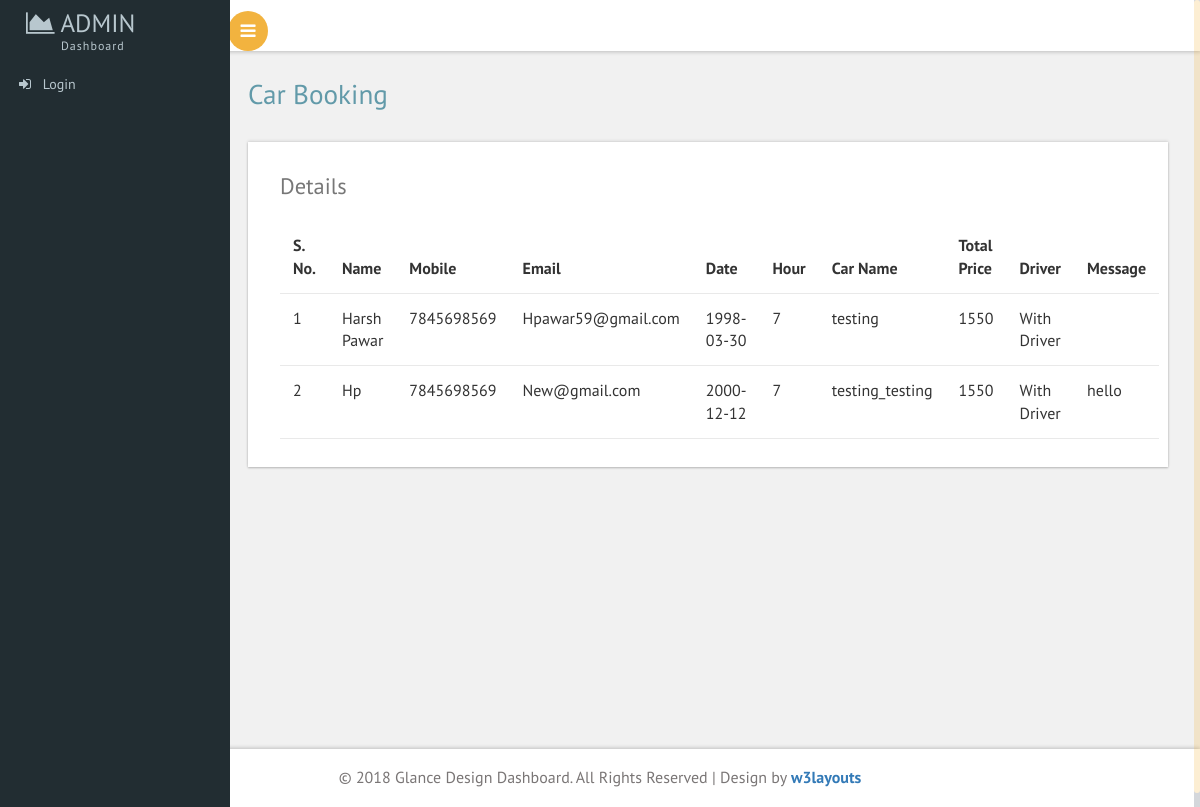
Screenshot of /admin/view_bookings.php with the database file from the repository.
### tables this page shows
CREATE TABLE `booking` (
  `id` int(11) NOT NULL,
  `name` varchar(1500) NOT NULL,
  `mobile` varchar(1500) NOT NULL,
  `email` varchar(1500) NOT NULL,
  `date` varchar(1500) NOT NULL,
  `hour` varchar(1500) NOT NULL,
  `price` varchar(1500) NOT NULL,
  `driver` varchar(1500) NOT NULL,
  `total_price` varchar(1500) NOT NULL,
  `message` varchar(1500) NOT NULL,
  `carid` int(11) NOT NULL,
  `userid` int(11) NOT NULL
);

CREATE TABLE `car_for_rant` (
  `id` int(11) NOT NULL,
  `car_name` varchar(1500) NOT NULL,
  `modal` varchar(1500) NOT NULL,
  `image` varchar(1500) NOT NULL,
  `price` varchar(1500) NOT NULL,
  `mobile` varchar(1500) NOT NULL,
  `description` varchar(1500) NOT NULL
);

### admin/dbconfig.php (called while the page is built, shortened)
<?php
function select($query)
{
$cid=mysqli_connect("localhost","root","","car_rental") or die ("connection error") ;
	$result=mysqli_query($cid,$query);
	return $result;
}
?>

### admin/view_bookings.php (the view, shortened to what this page needs)
<?php
include"dbconfig.php";
?>
<!DOCTYPE HTML>
<html>
<head>
<link href="css/bootstrap.css" rel='stylesheet' type='text/css' />
<link href="css/style.css" rel='stylesheet' type='text/css' />
<link href="css/font-awesome.css" rel="stylesheet">
 <link href='css/SidebarNav.min.css' media='all' rel='stylesheet' type='text/css'/>
<link href="css/custom.css" rel="stylesheet">
</head>
<body class="cbp-spmenu-push">
	<div class="main-content">
	<div class="cbp-spmenu cbp-spmenu-vertical cbp-spmenu-left" id="cbp-spmenu-s1">
		<aside class="sidebar-left">
      <?php include"nav.php";?>
    </aside>
	</div>
		<?php include"header.php";?>
		<div id="page-wrapper">
			<div class="main-page">
				<div class="tables">
					<h2 class="title1">Car Booking</h2>
					<div class="bs-example widget-shadow" data-example-id="hoverable-table">
						<h4>Details</h4>
						<table class="table table-hover"> <thead>
                  <tr>
                    <th>S. No.</th>
                    <th>Name</th>
                    <th>mobile</th>
                    <th>Email</th>
                    <th>Date</th>
                    <th>Hour</th>
                    <th>Car name</th>
                    <th>Total Price</th>
                    <th>Driver</th>
                    <th>Message</th>
                  </tr>
                </thead>
                <tbody>
				<?php
				$n=1;
				$result=select("SELECT * FROM `booking` INNER JOIN car_for_rant on booking.carid=car_for_rant.id
");
				while($r=mysqli_fetch_array($result))
				{
					extract($r);
				?>
                  <tr>
                    <td><?=$n;?></td>
                    <td><?=ucwords($name)?></td>
                    <td><?=ucwords($mobile)?></td>
                    <td><?=ucwords($email)?></td>
                    <td><?=$date?></td>
                    <td><?=$hour?></td>
                    <td><?=$car_name?></td>
                    <td><?=$total_price?></td>
                    <td><?php if($driver==1){echo"With Driver";}else{echo"Without Driver";}?></td>
                    <td><?=$message?></td>
                  </tr>
				  <?php
				  $n++;
				}
				  ?>
                </tbody> </table>
					</div>
				</div>
			</div>
		</div>
		<div class="footer">
		   <p>&copy; 2018 Glance Design Dashboard. All Rights Reserved | Design by <a href="https://w3layouts.com/" target="_blank">w3layouts</a></p>
	   </div>
	</div>
</body>
</html>

### admin/nav.php (shortened to what this page needs)
 <nav class="navbar navbar-inverse">
          <div class="navbar-header">
            <h1><a class="navbar-brand" href="index.php"><span class="fa fa-area-chart"></span> Admin
			<span class="dashboard_text"> dashboard</span></a></h1>
          </div>
          <div class="collapse navbar-collapse" id="bs-example-navbar-collapse-1">
            <ul class="sidebar-menu">
			<?php if(isset($_SESSION['login']))
			{
			?>
			<li class="treeview">
                <a href="index.php">
                <i class="fa fa-dashboard"></i> <span>Dashboard</span>
                </a>
              </li>
			  <li class="treeview">
                <a href="cars.php">
                <i class="fa fa-table"></i> <span>Add cars</span>
                </a>
              </li>
			  <li class="treeview">
                <a href="view_user.php">
                <i class="fa fa-table"></i> <span>View User</span>
                </a>
              </li>
			  <li class="treeview">
                <a href="view_book.php">
                <i class="fa fa-table"></i> <span>View Cars</span>
                </a>
              </li> <li class="treeview">
                <a href="view_bookings.php">
                <i class="fa fa-table"></i> <span>View Bookings</span>
                </a>
              </li>
			  <li class="treeview">
                <a href="logout.php">
                <i class="fa fa-sign-out"></i> <span>Logout</span>
                </a>
              </li>
			<?php
			}
else
{
	?>
	<li class="treeview">
                <a href="login.php">
                <i class="fa fa-sign-in"></i> <span>Login</span>
                </a>
              </li>
	<?php
}
			?>
      </nav>

### admin/header.php (shortened to what this page needs)
<div class="sticky-header header-section ">
			<div class="header-left">
				<button id="showLeftPush"><i class="fa fa-bars"></i></button>
				<div class="clearfix"> </div>
			</div>
			<div class="clearfix"> </div>
		</div>

### admin/css/custom.css (style rules this page uses)
#page-wrapper { padding:5em 2em 2.5em; background-color: #F1F1F1; }

### rows the page displays
booking: name "Harsh Pawar", car_for_rant.mobile "7845698569", email "Hpawar59@gmail.com", date "1998-03-30", hour "7", car_for_rant.car_name "testing", total_price "1550", driver "With Driver"
booking: name "Hp", car_for_rant.mobile "7845698569", email "New@gmail.com", date "2000-12-12", hour "7", car_for_rant.car_name "testing_testing", total_price "1550", driver "With Driver", message "hello"
